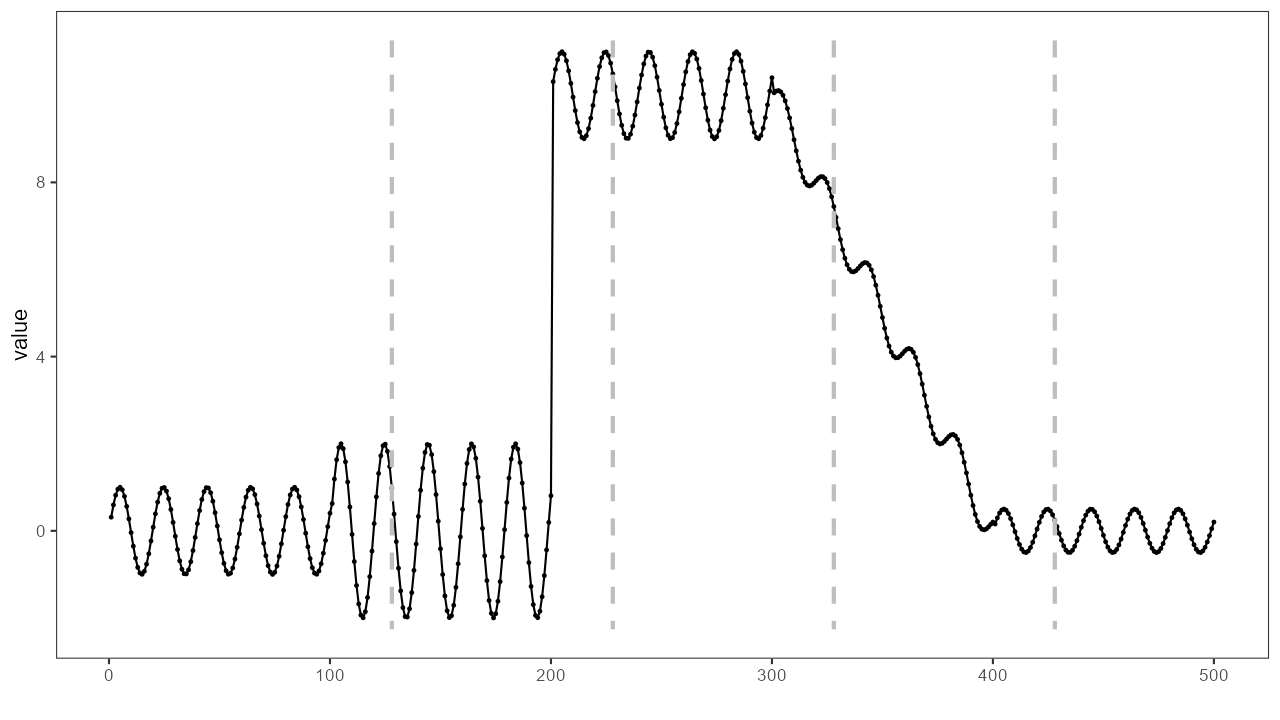

Write the R code that produced this figure.
source("header.R")
library(daltoolbox)
library(harbinger)
library(heimdall)

data(examples_changepoints)
data <- examples_changepoints$complex
data$event <- NULL
data$prediction <- examples_changepoints$complex$serie > 4


model <- dfr_kswin(target_feat = 'serie')

detection <- c()
output <- list(obj=model, pred=FALSE)
for (i in 1:length(data$serie)){
  output <- update_state(output$obj, data$serie[i])
  if (output$pred){
    type <- 'changepoint'
    output$obj <- reset_state(output$obj)
  }else{
    type <- ''
  }
  detection <- rbind(detection, list(idx=i, event=output$pred, type=type))
}

detection <- as.data.frame(detection)

grf <- har_plot(model, data$serie, detection)
grf <- grf + ylab("value")
grf

save_png(grf, "backup/chap4_kswin.png", 1280, 720)
